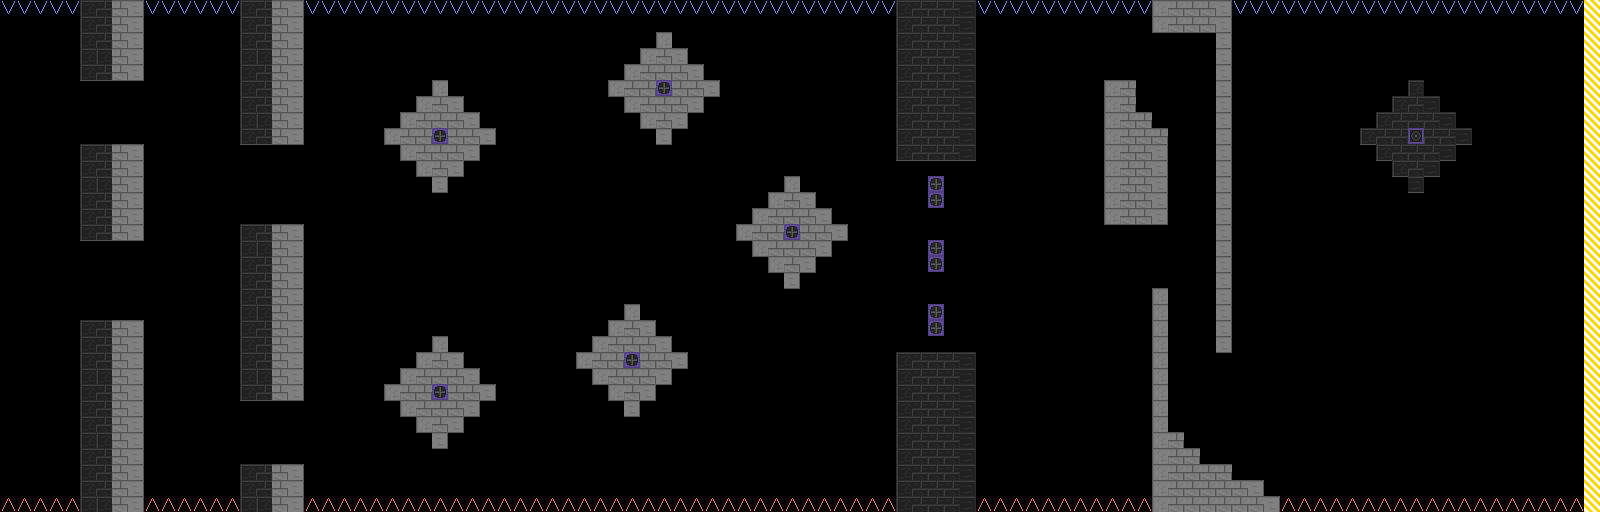

A 2D game scene composited from a Tiled map and its tileset images. What follows is a short description and the map's XML, with each tile layer's data collapsed to a summary:
An orthogonal 100x32 tile map with 16x16 px tiles, 1 tile layer (map), 3 tilesets and 21 objects (20x point, spawn).

<map version="1.0" orientation="orthogonal" renderorder="right-down" width="100" height="32" tilewidth="16" tileheight="16" nextobjectid="54">
 <tileset firstgid="1" name="tileset" tilewidth="16" tileheight="16" spacing="2" margin="2" tilecount="36" columns="6">
  <image source="tileset.png" width="110" height="110" />
 </tileset>
 <tileset firstgid="37" name="airplane" tilewidth="40" tileheight="40" tilecount="3" columns="3">
  <image source="dat/airplane.png" width="120" height="40" />
 </tileset>
 <tileset firstgid="40" name="point" tilewidth="16" tileheight="16" spacing="2" margin="2" tilecount="3" columns="3">
  <image source="dat/point.png" width="56" height="20" />
 </tileset>
 <layer name="map" width="100" height="32">
  <data>[3200 cells, 798 non-empty, 12 distinct tile ids]</data>
 </layer>
 <objectgroup name="objects">
  <object id="4" name="spawn" gid="37" x="2" y="77.5" width="40" height="40" />
  <object id="33" name="point" gid="40" x="104" y="123" width="16" height="16" />
  <object id="34" name="point" gid="40" x="264.5" y="198" width="16" height="16" />
  <object id="35" name="point" gid="40" x="103.5" y="296" width="16" height="16" />
  <object id="36" name="point" gid="40" x="263.5" y="445.5" width="16" height="16" />
  <object id="37" name="point" gid="40" x="530.5" y="388" width="16" height="16" />
  <object id="38" name="point" gid="40" x="524.5" y="131.5" width="16" height="16" />
  <object id="39" name="point" gid="40" x="570" y="111" width="16" height="16" />
  <object id="40" name="point" gid="40" x="725" y="296.5" width="16" height="16" />
  <object id="41" name="point" gid="40" x="729.5" y="168" width="16" height="16" />
  <object id="42" name="point" gid="40" x="691.5" y="323.5" width="16" height="16" />
  <object id="43" name="point" gid="40" x="554.5" y="240.5" width="16" height="16" />
  <object id="44" name="point" gid="40" x="948.5" y="296" width="16" height="16" />
  <object id="45" name="point" gid="40" x="948" y="233" width="16" height="16" />
  <object id="46" name="point" gid="40" x="1173" y="84" width="16" height="16" />
  <object id="47" name="point" gid="40" x="1184" y="274" width="16" height="16" />
  <object id="48" name="point" gid="40" x="1056.5" y="480.5" width="16" height="16" />
  <object id="49" name="point" gid="40" x="1222" y="431" width="16" height="16" />
  <object id="50" name="point" gid="40" x="1408.5" y="230.5" width="16" height="16" />
  <object id="51" name="point" gid="40" x="1491.5" y="145.5" width="16" height="16" />
  <object id="52" name="point" gid="40" x="1407.5" y="70" width="16" height="16" />
 </objectgroup>
</map>
